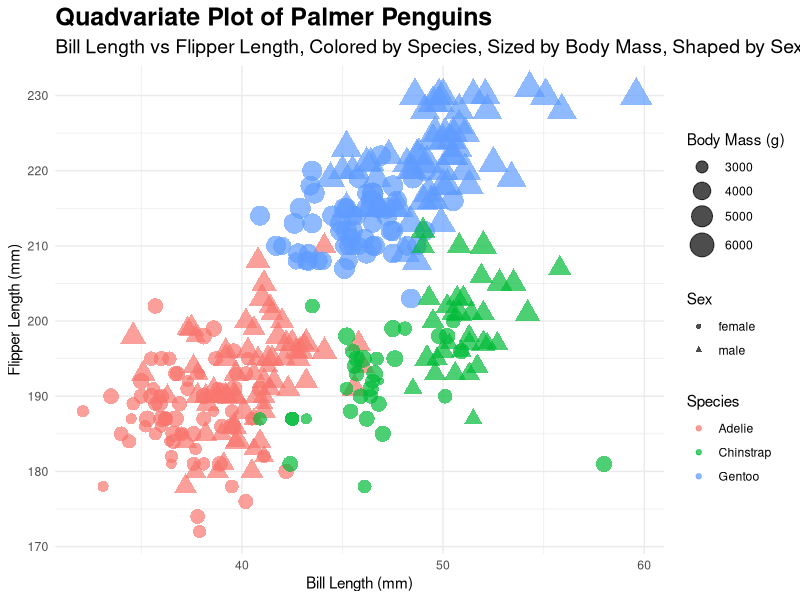

R code for this plot:
## ---- chunk 1
#| code-fold: true
#| warning: false
#| error: false
#| echo: true
#| results: "show"
# Load libraries
library(tidyverse)
library(palmerpenguins)

# Drop NA rows for simplicity
penguins_clean <- penguins %>%
  drop_na(bill_length_mm, flipper_length_mm, species, body_mass_g, sex)

# Create quadvariate scatter plot
ggplot(penguins_clean, aes(
  x = bill_length_mm,
  y = flipper_length_mm,
  color = species,
  size = body_mass_g,
  shape = sex
)) +
  geom_point(alpha = 0.7) +
  scale_size(range = c(2, 8)) +
  labs(
    title = "Quadvariate Plot of Palmer Penguins",
    subtitle = "Bill Length vs Flipper Length, Colored by Species, Sized by Body Mass, Shaped by Sex",
    x = "Bill Length (mm)",
    y = "Flipper Length (mm)",
    color = "Species",
    size = "Body Mass (g)",
    shape = "Sex"
  ) +
  theme_minimal() +
  theme(
    plot.title = element_text(size = 18, face = "bold"),
    plot.subtitle = element_text(size = 14),
    legend.position = "right"
  )

